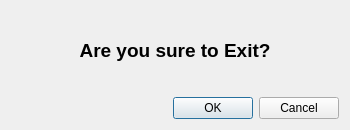
<?xml version="1.0" encoding="UTF-8"?>
<ui version="4.0">
 <class>Dialog_exit</class>
 <widget class="QDialog" name="Dialog_exit">
  <property name="geometry">
   <rect>
    <x>0</x>
    <y>0</y>
    <width>350</width>
    <height>130</height>
   </rect>
  </property>
  <property name="windowTitle">
   <string>Dialog</string>
  </property>
  <layout class="QVBoxLayout" name="verticalLayout">
   <item>
    <widget class="QLabel" name="label">
     <property name="text">
      <string>&lt;html&gt;&lt;head/&gt;&lt;body&gt;&lt;p align=&quot;center&quot;&gt;&lt;span style=&quot; font-size:14pt; font-weight:600;&quot;&gt;Are you sure to Exit?&lt;/span&gt;&lt;/p&gt;&lt;/body&gt;&lt;/html&gt;</string>
     </property>
    </widget>
   </item>
   <item>
    <widget class="QDialogButtonBox" name="buttonBox">
     <property name="orientation">
      <enum>Qt::Horizontal</enum>
     </property>
     <property name="standardButtons">
      <set>QDialogButtonBox::Cancel|QDialogButtonBox::Ok</set>
     </property>
    </widget>
   </item>
  </layout>
 </widget>
 <resources/>
 <connections>
  <connection>
   <sender>buttonBox</sender>
   <signal>accepted()</signal>
   <receiver>Dialog_exit</receiver>
   <slot>accept()</slot>
   <hints>
    <hint type="sourcelabel">
     <x>248</x>
     <y>254</y>
    </hint>
    <hint type="destinationlabel">
     <x>157</x>
     <y>274</y>
    </hint>
   </hints>
  </connection>
  <connection>
   <sender>buttonBox</sender>
   <signal>rejected()</signal>
   <receiver>Dialog_exit</receiver>
   <slot>reject()</slot>
   <hints>
    <hint type="sourcelabel">
     <x>316</x>
     <y>260</y>
    </hint>
    <hint type="destinationlabel">
     <x>286</x>
     <y>274</y>
    </hint>
   </hints>
  </connection>
 </connections>
</ui>
